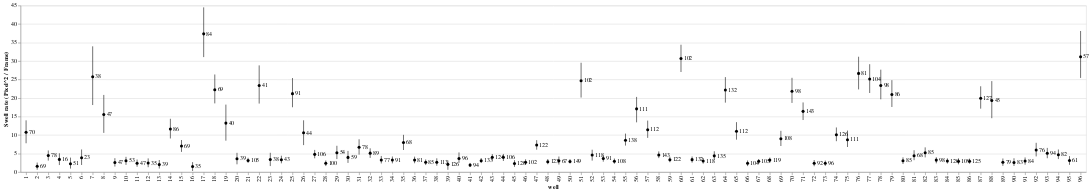

Source (notebook cell):
### Markdown cell above
## 6. Save output graph and output summary (with swell of each organoid)

### Code cell
# Save summary graphs
df.groupby('well').apply(graphical_well_summary)

# Save output
df_summ = df[['well','particle','param_t']].drop_duplicates().copy()
df_summ.to_csv(folder_path / 'output_summary.csv', index=False, sep=';')

# Save summary graph
summary_graph(df_summ, folder_path)

### Figure 1 — Vega-Lite specification as saved in the notebook (floating-point values rounded to 4 significant figures; data arrays with more than 128 entries replaced by an {"elided": "..."} marker saying what was removed)
{"config": {"view": {"continuousWidth": 400, "continuousHeight": 300}}, "layer": [{"mark": {"type": "errorbar", "extent": "ci"}, "encoding": {"x": {"type": "nominal", "field": "well"}, "y": {"type": "quantitative", "field": "param_t", "title": ""}}}, {"mark": {"type": "point", "color": "black", "filled": true}, "encoding": {"tooltip": [{"type": "quantitative", "aggregate": "count", "field": "param_t", "title": "n particles"}, {"type": "quantitative", "field": "well"}], "x": {"type": "nominal", "field": "well"}, "y": {"type": "quantitative", "aggregate": "mean", "field": "param_t", "title": "Swell rate (Pixel^2 / Frame)"}}}, {"mark": {"type": "rule", "color": "r"}, "encoding": {"x": {"type": "nominal", "field": "well"}, "y": {"type": "quantitative", "field": "ruler"}}}, {"mark": {"type": "text", "align": "left", "baseline": "middle", "dx": 5, "fontSize": 10}, "encoding": {"text": {"type": "quantitative", "aggregate": "count", "field": "param_t"}, "x": {"type": "nominal", "field": "well"}, "y": {"type": "quantitative", "aggregate": "mean", "field": "param_t", "title": ""}}}], "data": {"name": "data-941ea643ba39ebb8dc3b3779aa0e5122"}, "$schema": "https://vega.github.io/schema/vega-lite/v4.8.1.json", "datasets": {"data-941ea643ba39ebb8dc3b3779aa0e5122": {"elided": "8485 records"}}}
